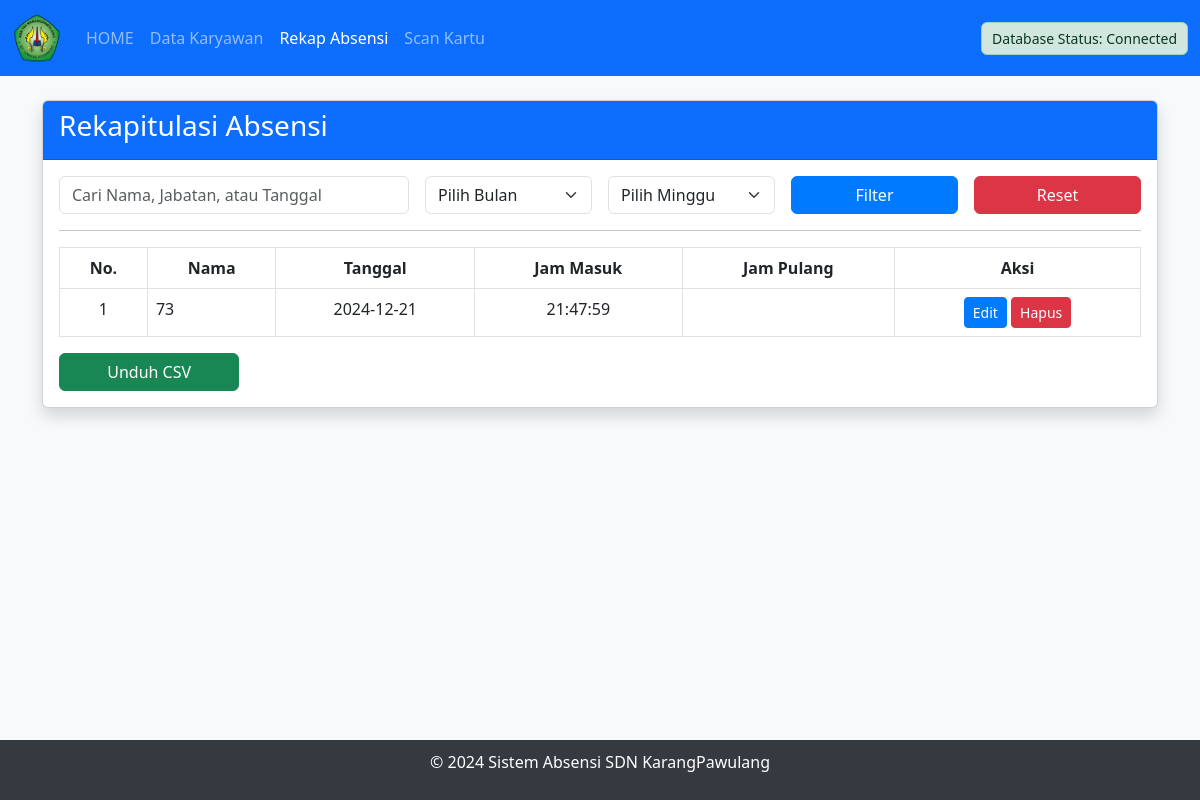
Page /absensi.php on the committed database.
### tables this page shows
CREATE TABLE `absensi` (
  `id` int(11) NOT NULL,
  `nama` varchar(30) NOT NULL,
  `tanggal` date NOT NULL,
  `jam_masuk` time NOT NULL,
  `jam_pulang` time DEFAULT NULL,
  `nokartu` int(20) NOT NULL
);

CREATE TABLE `karyawan` (
  `id` int(20) NOT NULL,
  `nokartu` varchar(20) NOT NULL,
  `nisn` varchar(20) NOT NULL,
  `nama` varchar(50) NOT NULL,
  `jabatan` varchar(30) NOT NULL,
  `wali` varchar(20) NOT NULL,
  `lahir` date NOT NULL,
  `alamat` varchar(50) NOT NULL
);

### absensi.php (the view, shortened to what this page needs)
<!DOCTYPE html>
<html>
<head>
    <?php include "header.php"; ?>
    <link href="https://cdn.jsdelivr.net/npm/bootstrap@5.3.0-alpha1/dist/css/bootstrap.min.css" rel="stylesheet">
    <link rel="stylesheet" type="text/css" href="css/header.css">
</head>
<body>
    <?php include "menu.php"; ?>
    <main class="container py-4">
        <div class="card shadow">
            <div class="card-header bg-primary text-white">
                <h3>Rekapitulasi Absensi</h3>
            </div>
            <div class="card-body">
                <form method="GET" action="" class="row g-3">
                    <div class="col-md-4">
                        <input type="text" class="form-control" name="search" placeholder="Cari Nama, Jabatan, atau Tanggal" value="<?php echo isset($_GET['search']) ? htmlspecialchars($_GET['search']) : ''; ?>">
                    </div>
                    <div class="col-md-2">
                        <select class="form-select" name="month">
                            <option value="">Pilih Bulan</option>
                        </select>
                    </div>
                    <div class="col-md-2">
                        <select class="form-select" name="week">
                            <option value="">Pilih Minggu</option>
                        </select>
                    </div>
                    <div class="col-md-2">
                        <button type="submit" class="btn btn-primary w-100">Filter</button>
                    </div>
                    <div class="col-md-2">
                        <a href="absensi.php" class="btn btn-danger w-100">Reset</a>
                    </div>
                </form>
                <hr>
                <div class="table-responsive">
                    <table class="table table-bordered">
                        <thead>
                            <tr style="background-color: grey; color:white">
                                <th style="text-align: center;">No.</th>
                                <th style="text-align: center;">Nama</th>
                                <th style="text-align: center;">Tanggal</th>
                                <th style="text-align: center;">Jam Masuk</th>
                                <th style="text-align: center;">Jam Pulang</th>
                                <th style="text-align: center;">Aksi</th>
                            </tr>
                        </thead>
                        <tbody>
                            <?php
                            include "koneksi.php";
                            $search = isset($_GET['search']) ? $_GET['search'] : '';
                            $month = isset($_GET['month']) ? (int)$_GET['month'] : '';
                            $week = isset($_GET['week']) ? (int)$_GET['week'] : '';
                            $year = date('Y');
                            $week_start = $week_end = null;
                            $sql_query = "
                                SELECT a.id, b.nama, b.jabatan, a.tanggal, a.jam_masuk, a.jam_pulang
                                FROM absensi a
                                JOIN karyawan b ON a.nokartu = b.nokartu
                                WHERE (b.nama LIKE ? OR b.jabatan LIKE ? OR a.tanggal LIKE ?)
                            ";
                            $sql_query .= " ORDER BY a.tanggal DESC";
                            $sql = $konek->prepare($sql_query);
                            $search_param = "%" . $search . "%";
                            if ($week_start && $week_end) {
                                $sql->bind_param("sssisss", $search_param, $search_param, $search_param, $month, $year, $week_start, $week_end);
                            } elseif ($month) {
                                $sql->bind_param("sssii", $search_param, $search_param, $search_param, $month, $year);
                            } else {
                                $sql->bind_param("sss", $search_param, $search_param, $search_param);
                            }
                            $sql->execute();
                            $result = $sql->get_result();
                            $no = 0;
                            while ($data = $result->fetch_assoc()) {
                                $no++;
                                ?>
                                <tr>
                                    <td style="text-align: center;"><?php echo htmlspecialchars($no); ?></td>
                                    <td><?php echo htmlspecialchars($data['nama']); ?></td>
                                    <td style="text-align: center;"><?php echo htmlspecialchars($data['tanggal']); ?></td>
                                    <td style="text-align: center;"><?php echo htmlspecialchars($data['jam_masuk']); ?></td>
                                    <td style="text-align: center;"><?php echo htmlspecialchars($data['jam_pulang']); ?></td>
                                    <td style="text-align: center;">
                                        <a href="edit_absensi.php?id=<?php echo urlencode($data['id']); ?>" class="btn btn-primary btn-sm">Edit</a>
                                        <a href="hapus_absensi.php?id=<?php echo urlencode($data['id']); ?>" class="btn btn-danger btn-sm" onclick="return confirm('Hapus Data?');">Hapus</a>
                                    </td>
                                </tr>
                                <?php
                            }
                            ?>
                        </tbody>
                    </table>
                </div>
                <div class="col-md-2">
                    <a href="downloadcsv.php?search=<?php echo urlencode($search); ?>&month=<?php echo $month; ?>&week=<?php echo $week; ?>" class="btn btn-success w-100">Unduh CSV</a>
                </div>
            </div>
        </div>
    </main>
    <?php include "footer.php"; ?>
</body>
</html>

### css/header.css (style rules this page uses)
body { background-color: #f8f9fa; display: flex; flex-direction: column; min-height: 100vh; }
.btn-primary { background-color: #007bff; border-color: #007bff; }

### absensi.php (style rules this page uses)
html, body { height: 100%; margin: 0; display: flex; flex-direction: column; }

### rows in the picture
absensi: karyawan.nama "73", tanggal "2024-12-21", jam_masuk "21:47:59"

### other values in the picture
$status_koneksi "Connected"
